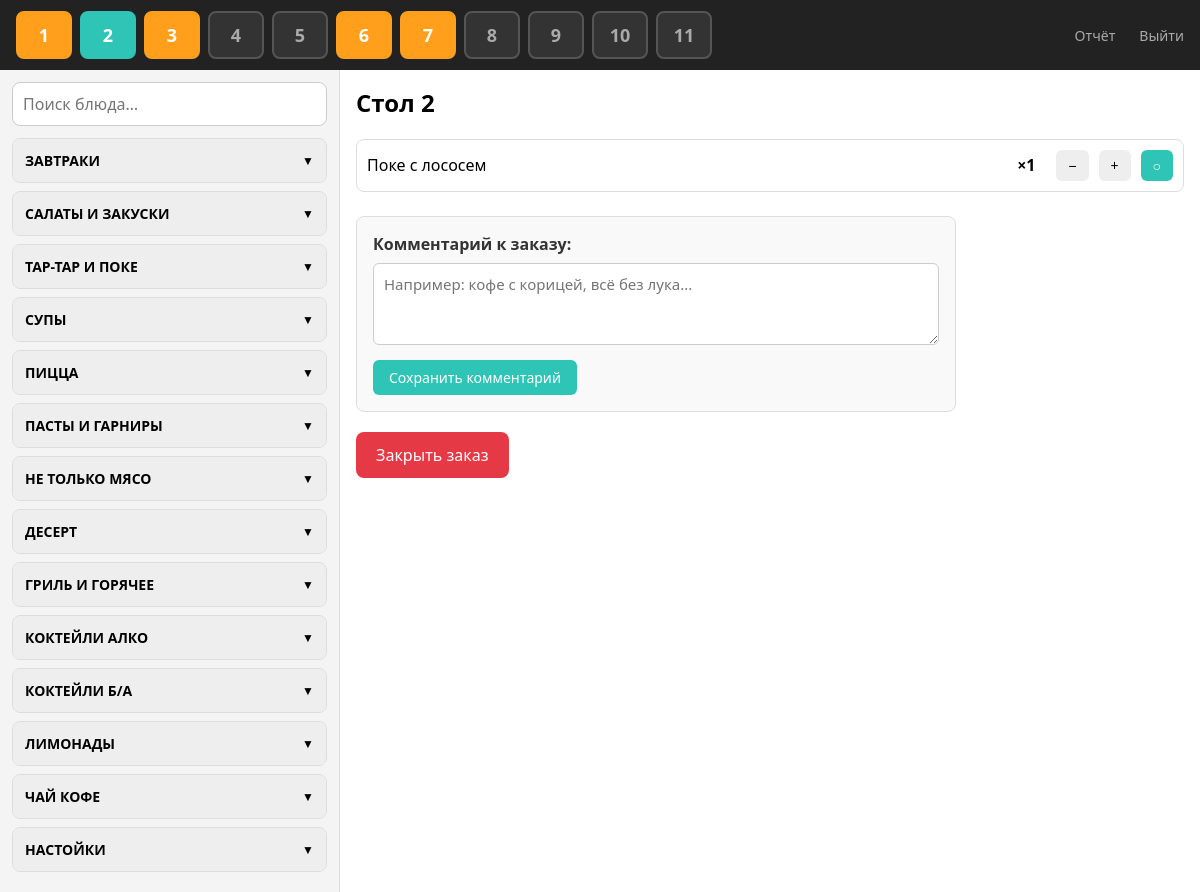
The app's page /table/2/ (signed in) with its own data.
### orders/models.py (models this page shows, shortened)
class Table(models.Model):
    number = models.CharField(max_length=10, unique=True)

class Category(models.Model):
    name = models.CharField(max_length=100)
    order = models.PositiveIntegerField(default=0)
    class Meta:
        ordering = ['order']
        verbose_name_plural = 'Категории'

class OrderItem(models.Model):
    order = models.ForeignKey(Order, on_delete=models.CASCADE, related_name='items')
    dish = models.ForeignKey(Dish, on_delete=models.PROTECT)
    quantity = models.PositiveIntegerField(default=1)
    is_served = models.BooleanField(default=False)
    added_later = models.BooleanField(default=False)
    created_at = models.DateTimeField(auto_now_add=True)

class Dish(models.Model):
    category = models.ForeignKey(Category, on_delete=models.CASCADE, related_name='dishes')
    name = models.CharField(max_length=200)
    composition = models.TextField(blank=True, verbose_name='Состав')
    is_available = models.BooleanField(default=True)

### orders/views.py (the view)
# urls.py: path('', views.main, name='main'),
@login_required
def main(request, table_id=None):
    tables = Table.objects.all()
    open_orders = {o.table_id: o for o in Order.objects.filter(is_closed=False)}
    q = request.GET.get('q', '').strip()
    all_dishes = Dish.objects.filter(is_available=True).select_related('category')
    if q:
        names = list(all_dishes.values_list('name', flat=True))
        close = difflib.get_close_matches(q, names, n=20, cutoff=0.5)
        dishes = all_dishes.filter(Q(name__icontains=q) | Q(name__in=close))
    else:
        dishes = all_dishes
    categories = Category.objects.prefetch_related(
        Prefetch('dishes', queryset=dishes)
    )
    current_table = None
    current_order = None
    if table_id:
        current_table = get_object_or_404(Table, pk=table_id)
        current_order = open_orders.get(current_table.id)
        if current_order is None:
            current_order = Order.objects.create(table=current_table)
    return render(request, 'orders/main.html', {
        'tables': tables,
        'open_orders': open_orders,
        'categories': categories,
        'current_table': current_table,
        'current_order': current_order,
        'q': q,
    })

### orders/templates/orders/main.html (shortened to what this page needs)
{% load static %}
<!doctype html>
<html lang="ru">
<head>
</head>
<body>
<div class="tables-bar">
  {% for t in tables %}
    <a class="table-btn {% if t.id in open_orders %}occupied{% endif %} {% if current_table and current_table.id == t.id %}current{% endif %}"
       href="{% url 'main_table' t.id %}">
      {{ t.number }}
    </a>
  {% endfor %}
  <a class="logout" href="{% url 'today_report' %}">Отчёт</a>
  <a class="logout" href="{% url 'logout' %}" style="margin-left: 16px;">Выйти</a>
</div>
<div class="menu">
  <form method="get" action="{% if current_table %}{% url 'main_table' current_table.id %}{% else %}{% url 'main' %}{% endif %}">
    <input class="search" type="text" name="q" value="{{ q }}" placeholder="Поиск блюда…">
  </form>
  {% for cat in categories %}
    {% if cat.dishes.all %}
      <div class="category">
        <div class="cat-header {% if q %}active{% endif %}" onclick="toggleCat(this)">
          {{ cat.name }} <span class="arrow">▼</span>
        </div>
      </div>
    {% endif %}
  {% endfor %}
</div>
<div class="order">
  {% if current_table %}
    <h2>Стол {{ current_table.number }}</h2>
    {% with items=current_order.items.all %}
      {% if items %}
        {% for item in items %}
          <div class="item {% if item.is_served %}served{% elif item.added_later %}added{% endif %}">
            <span class="name">{{ item.dish.name }}</span>
            <span class="qty">×{{ item.quantity }}</span>
            <form method="post" action="{% url 'change_qty' item.pk '-1' %}">
              {% csrf_token %}<button class="btn btn-minus">−</button>
            </form>
            <form method="post" action="{% url 'change_qty' item.pk '1' %}">
              {% csrf_token %}<button class="btn btn-plus">+</button>
            </form>
            <form method="post" action="{% url 'toggle_served' item.pk %}">
              <button class="btn btn-serve {% if item.is_served %}active{% endif %}" title="Подано">
                {% if item.is_served %}✓{% else %}○{% endif %}
              </button>
            </form>
          </div>
        {% endfor %}
        <form method="post" action="{% url 'close_order' current_order.pk %}">
          <div class="comment-block">
            <label for="orderComment">Комментарий к заказу:</label>
            <textarea id="orderComment" name="comment" rows="3" placeholder="Например: кофе с корицей, всё без лука...">{{ current_order.comment|default:'' }}</textarea>
            <button type="submit" formaction="{% url 'update_comment' current_order.pk %}" class="btn-save-comment">Сохранить комментарий</button>
          </div>
          <button class="close-order" type="submit">Закрыть заказ</button>
        </form>
      {% else %}
        <p class="empty">Заказ пуст — выбери блюдо из меню слева.</p>
      {% endif %}
    {% endwith %}
  {% else %}
    <p class="empty">Выбери стол сверху, чтобы начать заказ.</p>
  {% endif %}
</div>
</body>
</html>

### orders/templates/orders/main.html (style rules this page uses)
* { box-sizing: border-box; font-family: system-ui, sans-serif; }
body { margin: 0; padding-top: 70px; display: flex; height: 100vh; }
.tables-bar { position: fixed; top: 0; left: 0; right: 0; height: 70px; background: #222; color: #fff; display: flex; align-items: center; gap: 8px; padding: 0 16px; overflow-x: auto; z-index: 10; }
.tables-bar .logout { margin-left: auto; color: #aaa; text-decoration: none; font-size: 14px; }
.table-btn { min-width: 56px; height: 48px; border-radius: 8px; border: 2px solid #555; background: #333; color: #aaa; font-size: 18px; font-weight: bold; cursor: pointer; text-decoration: none; display: flex; align-items: center; justify-content: center; }
.table-btn.occupied { background: #ff9f1c; border-color: #ff9f1c; color: #fff; }
.table-btn.current { background: #2ec4b6; border-color: #2ec4b6; color: #fff; }
.menu { width: 340px; background: #f4f4f4; border-right: 1px solid #ddd; padding: 12px; overflow-y: auto; }
.search { width: 100%; padding: 10px; font-size: 16px; margin-bottom: 12px; border: 1px solid #ccc; border-radius: 8px; }
.category { margin-bottom: 8px; border: 1px solid #ddd; border-radius: 8px; background: #fff; overflow: hidden; }
.cat-header { background: #eee; padding: 12px; margin: 0; font-weight: bold; font-size: 14px; text-transform: uppercase; cursor: pointer; display: flex; justify-content: space-between; align-items: center; user-select: none; }
.cat-header .arrow { font-size: 12px; transition: transform 0.2s; }
.order { flex: 1; padding: 16px; overflow-y: auto; }
.order h2 { margin-top: 0; }
.item { display: flex; align-items: center; gap: 10px; padding: 10px; margin: 6px 0; border-radius: 8px; background: #fff; border: 1px solid #ddd; }
.item .name { flex: 1; }
.item .qty { font-weight: bold; min-width: 40px; text-align: center; }
.btn { border: none; border-radius: 6px; padding: 6px 12px; cursor: pointer; font-size: 14px; }
.btn-serve { background: #2ec4b6; color: #fff; }
.btn-minus, .btn-plus { background: #eee; }
.comment-block { margin-top: 24px; padding: 16px; background: #f9f9f9; border: 1px solid #ddd; border-radius: 8px; max-width: 600px; }
.comment-block label { font-weight: bold; display: block; margin-bottom: 8px; color: #333; }
.comment-block textarea { width: 100%; padding: 10px; border: 1px solid #ccc; border-radius: 6px; font-family: inherit; font-size: 15px; resize: vertical; margin-bottom: 10px; }
.btn-save-comment { background: #2ec4b6; color: #fff; border: none; border-radius: 6px; padding: 8px 16px; cursor: pointer; font-size: 14px; }
.close-order { margin-top: 20px; padding: 12px 20px; background: #e63946; color: #fff; border: none; border-radius: 8px; font-size: 16px; cursor: pointer; display: block; }

### records on screen
Table: number "1"
Table: number "2"
Table: number "3"
Table: number "4"
Table: number "5"
Table: number "6"
Table: number "7"
Table: number "8"
Table: number "9"
Table: number "10"
Table: number "11"
Category: name "ЗАВТРАКИ"
Category: name "САЛАТЫ И ЗАКУСКИ"
Category: name "ТАР-ТАР И ПОКЕ"
Category: name "СУПЫ"
Category: name "ПИЦЦА"
Category: name "ПАСТЫ И ГАРНИРЫ"
Category: name "НЕ ТОЛЬКО МЯСО"
Category: name "ДЕСЕРТ"
Category: name "ГРИЛЬ И ГОРЯЧЕЕ"
Category: name "КОКТЕЙЛИ АЛКО"
Category: name "КОКТЕЙЛИ Б/А"
Category: name "ЛИМОНАДЫ"
Category: name "ЧАЙ КОФЕ"
Category: name "НАСТОЙКИ"
OrderItem: dish.name "Поке с лососем", quantity "1"
